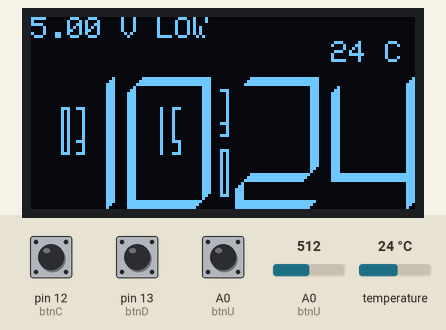
A sketch run on a simulated Arduino Uno, built with avr-gcc and run on an emulated ATmega328P. Shown: 128×64 one-colour display. Inputs (shaded band) come from the test bench; at power-on: pin 12 (btnC) HIGH, A0 (btnU) = 512, pin 13 (btnD) HIGH, A0 (btnU) HIGH, temperature 24 °C. The local clock reads 2024-03-15 10:24:30 at power-on unless the sketch sets it; what the sketch prints to the serial monitor is not drawn.

Above: at 0.1 s.
1.3 s: pin 12 (btnC) pulled LOW for 0.15 s
At 2.0 s:
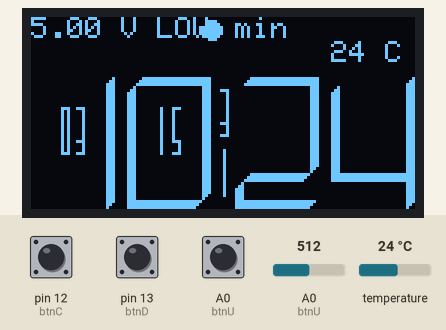
3.0 s: A0 (btnU) set to 657
At 3.3 s:
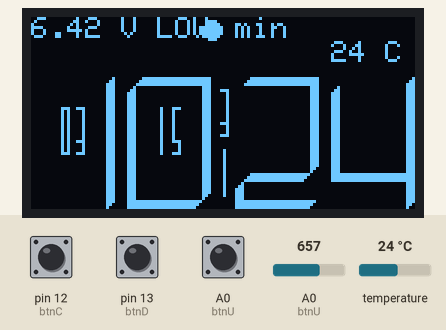
4.5 s: A0 (btnU) set to 676
At 5.6 s:
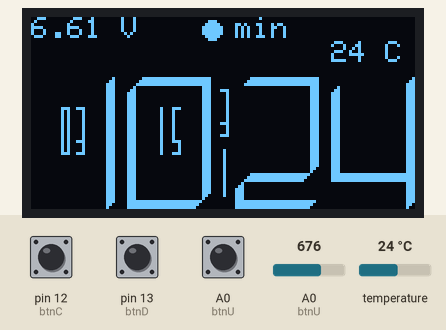
6.0 s: pin 13 (btnD) pulled LOW for 0.15 s
At 6.5 s:
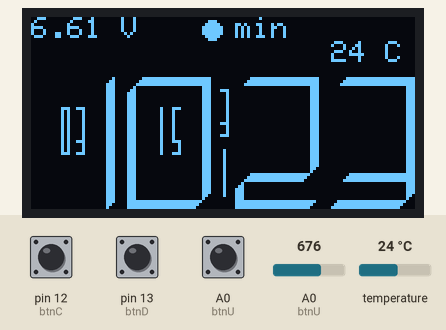
7.6 s: pin 12 (btnC) pulled LOW for 1 s
At 9.3 s:
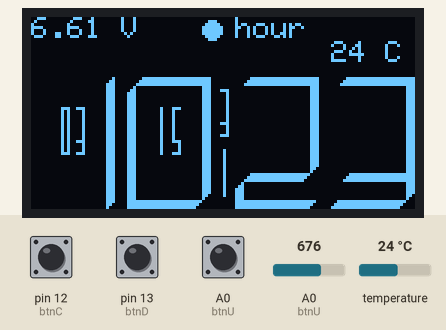
10.1 s: pin 13 (btnD) pulled LOW for 1 s
At 12.6 s:
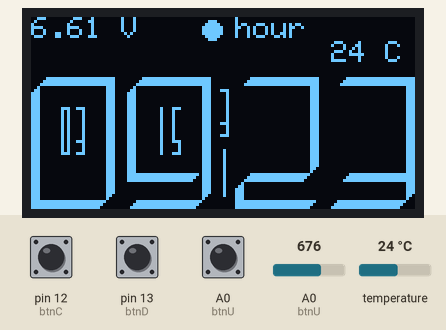
Timing chart, 0 to 13.6 s (numbered marks = the images above; inputs shaded):
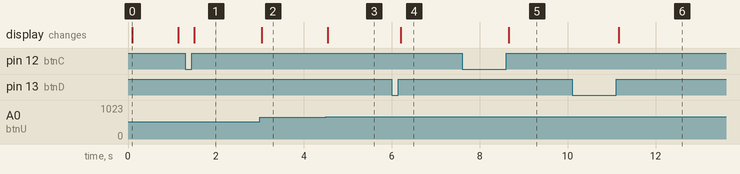

Measured:
- the behaviour switches between 664 and 665 on A0 (btnU) (found by bisection; images 2 and 3)
- after the input at 1.3 s, the display: changes after 0.21 s (image 1)
- after the input at 3.0 s, the display: changes at once (image 2)
- after the input at 4.5 s, the display: changes at once (image 3)
- after the input at 6.0 s, the display: changes after 0.20 s (image 4)
- after the input at 7.6 s, the display: changes after 1.1 s (image 5)
- after the input at 10.1 s, the display: changes after 1.1 s (image 6)

The sketch:

Watch.ino
```cpp
#include <Wire.h>
#include <ds3231.h>

#include <Adafruit_GFX.h>
#include <Adafruit_SSD1306.h>


// 'Big_1', 28x44px
const unsigned char numBig_1[] PROGMEM = {
  0x00, 0x00, 0x00, 0x10, 0x00, 0x00, 0x00, 0x30, 0x00, 0x00, 0x00, 0x70, 0x00, 0x00, 0x00, 0x70,
  0x00, 0x00, 0x00, 0x70, 0x00, 0x00, 0x00, 0x70, 0x00, 0x00, 0x00, 0x70, 0x00, 0x00, 0x00, 0x70,
  0x00, 0x00, 0x00, 0x70, 0x00, 0x00, 0x00, 0x70, 0x00, 0x00, 0x00, 0x70, 0x00, 0x00, 0x00, 0x70,
  0x00, 0x00, 0x00, 0x70, 0x00, 0x00, 0x00, 0x70, 0x00, 0x00, 0x00, 0x70, 0x00, 0x00, 0x00, 0x70,
  0x00, 0x00, 0x00, 0x70, 0x00, 0x00, 0x00, 0x70, 0x00, 0x00, 0x00, 0x70, 0x00, 0x00, 0x00, 0x70,
  0x00, 0x00, 0x00, 0x70, 0x00, 0x00, 0x00, 0x70, 0x00, 0x00, 0x00, 0x70, 0x00, 0x00, 0x00, 0x70,
  0x00, 0x00, 0x00, 0x70, 0x00, 0x00, 0x00, 0x70, 0x00, 0x00, 0x00, 0x70, 0x00, 0x00, 0x00, 0x70,
  0x00, 0x00, 0x00, 0x70, 0x00, 0x00, 0x00, 0x70, 0x00, 0x00, 0x00, 0x70, 0x00, 0x00, 0x00, 0x70,
  0x00, 0x00, 0x00, 0x70, 0x00, 0x00, 0x00, 0x70, 0x00, 0x00, 0x00, 0x70, 0x00, 0x00, 0x00, 0x70,
  0x00, 0x00, 0x00, 0x70, 0x00, 0x00, 0x00, 0x70, 0x00, 0x00, 0x00, 0x70, 0x00, 0x00, 0x00, 0x70,
  0x00, 0x00, 0x00, 0x70, 0x00, 0x00, 0x00, 0x70, 0x00, 0x00, 0x00, 0x60, 0x00, 0x00, 0x00, 0x40
};
// 'Big_3', 28x44px
const unsigned char numBig_3[] PROGMEM = {
  0x07, 0xff, 0xff, 0xf0, 0x0f, 0xff, 0xff, 0xf0, 0x1f, 0xff, 0xff, 0xf0, 0x00, 0x00, 0x00, 0x70,
  0x00, 0x00, 0x00, 0x70, 0x00, 0x00, 0x00, 0x70, 0x00, 0x00, 0x00, 0x70, 0x00, 0x00, 0x00, 0x70,
  0x00, 0x00, 0x00, 0x70, 0x00, 0x00, 0x00, 0x70, 0x00, 0x00, 0x00, 0x70, 0x00, 0x00, 0x00, 0x70,
  0x00, 0x00, 0x00, 0x70, 0x00, 0x00, 0x00, 0x70, 0x00, 0x00, 0x00, 0x70, 0x00, 0x00, 0x00, 0x70,
  0x00, 0x00, 0x00, 0x70, 0x00, 0x00, 0x00, 0x70, 0x00, 0x00, 0x00, 0x70, 0x00, 0x00, 0x00, 0x70,
  0x00, 0x00, 0x00, 0x70, 0x00, 0x00, 0x00, 0x70, 0x00, 0x00, 0x00, 0x70, 0x00, 0x00, 0x00, 0x70,
  0x00, 0x00, 0x00, 0x70, 0x00, 0x00, 0x00, 0x70, 0x00, 0x00, 0x00, 0x70, 0x00, 0x00, 0x00, 0x70,
  0x00, 0x00, 0x00, 0x70, 0x00, 0x00, 0x00, 0x70, 0x00, 0x00, 0x00, 0x70, 0x00, 0x00, 0x00, 0x70,
  0x03, 0xff, 0xff, 0xf0, 0x07, 0xff, 0xff, 0xf0, 0x0f, 0xff, 0xff, 0xf0, 0x00, 0x00, 0x00, 0x70,
  0x00, 0x00, 0x00, 0x70, 0x00, 0x00, 0x00, 0x70, 0x00, 0x00, 0x00, 0x70, 0x00, 0x00, 0x00, 0x60,
  0x00, 0x00, 0x00, 0x40, 0x3f, 0xff, 0xff, 0x80, 0x7f, 0xff, 0xff, 0x00, 0xff, 0xff, 0xfe, 0x00
};
// 'Big_4', 28x44px
const unsigned char numBig_4[] PROGMEM = {
  0x00, 0x00, 0x00, 0x10, 0x00, 0x00, 0x00, 0x30, 0x00, 0x00, 0x00, 0x70, 0x20, 0x00, 0x00, 0x70,
  0x60, 0x00, 0x00, 0x70, 0xe0, 0x00, 0x00, 0x70, 0xe0, 0x00, 0x00, 0x70, 0xe0, 0x00, 0x00, 0x70,
  0xe0, 0x00, 0x00, 0x70, 0xe0, 0x00, 0x00, 0x70, 0xe0, 0x00, 0x00, 0x70, 0xe0, 0x00, 0x00, 0x70,
  0xe0, 0x00, 0x00, 0x70, 0xe0, 0x00, 0x00, 0x70, 0xe0, 0x00, 0x00, 0x70, 0xe0, 0x00, 0x00, 0x70,
  0xe0, 0x00, 0x00, 0x70, 0xe0, 0x00, 0x00, 0x70, 0xe0, 0x00, 0x00, 0x70, 0xe0, 0x00, 0x00, 0x70,
  0xe0, 0x00, 0x00, 0x70, 0xe0, 0x00, 0x00, 0x70, 0xe0, 0x00, 0x00, 0x70, 0xe0, 0x00, 0x00, 0x70,
  0xe0, 0x00, 0x00, 0x70, 0xe0, 0x00, 0x00, 0x70, 0xe0, 0x00, 0x00, 0x70, 0xe0, 0x00, 0x00, 0x70,
  0xe0, 0x00, 0x00, 0x70, 0xe0, 0x00, 0x00, 0x70, 0xe0, 0x00, 0x00, 0x70, 0xe0, 0x00, 0x00, 0x70,
  0xff, 0xff, 0xff, 0xf0, 0xff, 0xff, 0xff, 0xf0, 0xff, 0xff, 0xff, 0xf0, 0x00, 0x00, 0x00, 0x70,
  0x00, 0x00, 0x00, 0x70, 0x00, 0x00, 0x00, 0x70, 0x00, 0x00, 0x00, 0x70, 0x00, 0x00, 0x00, 0x70,
  0x00, 0x00, 0x00, 0x70, 0x00, 0x00, 0x00, 0x70, 0x00, 0x00, 0x00, 0x60, 0x00, 0x00, 0x00, 0x40
};
// 'Big_2', 28x44px
const unsigned char numBig_2[] PROGMEM = {
  0x07, 0xff, 0xff, 0xf0, 0x0f, 0xff, 0xff, 0xf0, 0x1f, 0xff, 0xff, 0xf0, 0x00, 0x00, 0x00, 0x70,
  0x00, 0x00, 0x00, 0x70, 0x00, 0x00, 0x00, 0x70, 0x00, 0x00, 0x00, 0x70, 0x00, 0x00, 0x00, 0x70,
  0x00, 0x00, 0x00, 0x70, 0x00, 0x00, 0x00, 0x70, 0x00, 0x00, 0x00, 0x70, 0x00, 0x00, 0x00, 0x70,
  0x00, 0x00, 0x00, 0x70, 0x00, 0x00, 0x00, 0x70, 0x00, 0x00, 0x00, 0x70, 0x00, 0x00, 0x00, 0x70,
  0x00, 0x00, 0x00, 0x70, 0x00, 0x00, 0x00, 0x70, 0x00, 0x00, 0x00, 0x70, 0x00, 0x00, 0x00, 0x70,
  0x00, 0x00, 0x00, 0x70, 0x00, 0x00, 0x00, 0x70, 0x00, 0x00, 0x00, 0x70, 0x00, 0x00, 0x00, 0x70,
  0x00, 0x00, 0x00, 0x70, 0x00, 0x00, 0x00, 0x70, 0x00, 0x00, 0x00, 0x70, 0x00, 0x00, 0x00, 0x70,
  0x00, 0x00, 0x00, 0x70, 0x00, 0x00, 0x00, 0x70, 0x00, 0x00, 0x00, 0x60, 0x00, 0x00, 0x00, 0x40,
  0x07, 0xff, 0xff, 0x80, 0x0f, 0xff, 0xff, 0x00, 0x1f, 0xff, 0xfe, 0x00, 0x20, 0x00, 0x00, 0x00,
  0x60, 0x00, 0x00, 0x00, 0xe0, 0x00, 0x00, 0x00, 0xe0, 0x00, 0x00, 0x00, 0xe0, 0x00, 0x00, 0x00,
  0xe0, 0x00, 0x00, 0x00, 0xff, 0xff, 0xff, 0xe0, 0xff, 0xff, 0xff, 0xc0, 0xff, 0xff, 0xff, 0x80
};
// 'Big_8', 28x44px
const unsigned char numBig_8[] PROGMEM = {
  0x07, 0xff, 0xff, 0xf0, 0x0f, 0xff, 0xff, 0xf0, 0x1f, 0xff, 0xff, 0xf0, 0x20, 0x00, 0x00, 0x70,
  0x60, 0x00, 0x00, 0x70, 0xe0, 0x00, 0x00, 0x70, 0xe0, 0x00, 0x00, 0x70, 0xe0, 0x00, 0x00, 0x70,
  0xe0, 0x00, 0x00, 0x70, 0xe0, 0x00, 0x00, 0x70, 0xe0, 0x00, 0x00, 0x70, 0xe0, 0x00, 0x00, 0x70,
  0xe0, 0x00, 0x00, 0x70, 0xe0, 0x00, 0x00, 0x70, 0xe0, 0x00, 0x00, 0x70, 0xe0, 0x00, 0x00, 0x70,
  0xe0, 0x00, 0x00, 0x70, 0xe0, 0x00, 0x00, 0x70, 0xe0, 0x00, 0x00, 0x70, 0xe0, 0x00, 0x00, 0x70,
  0xe0, 0x00, 0x00, 0x70, 0xe0, 0x00, 0x00, 0x70, 0xe0, 0x00, 0x00, 0x70, 0xe0, 0x00, 0x00, 0x70,
  0xe0, 0x00, 0x00, 0x70, 0xe0, 0x00, 0x00, 0x70, 0xe0, 0x00, 0x00, 0x70, 0xe0, 0x00, 0x00, 0x70,
  0xe0, 0x00, 0x00, 0x70, 0xe0, 0x00, 0x00, 0x70, 0xe0, 0x00, 0x00, 0x70, 0xe0, 0x00, 0x00, 0x70,
  0xff, 0xff, 0xff, 0x70, 0xff, 0xff, 0xfe, 0x70, 0xff, 0xff, 0xfc, 0x70, 0xe0, 0x00, 0x00, 0x70,
  0xe0, 0x00, 0x00, 0x70, 0xe0, 0x00, 0x00, 0x70, 0xe0, 0x00, 0x00, 0x70, 0xe0, 0x00, 0x00, 0x60,
  0xe0, 0x00, 0x00, 0x40, 0xff, 0xff, 0xff, 0x80, 0xff, 0xff, 0xff, 0x00, 0xff, 0xff, 0xfe, 0x00
};
// 'Big_7', 28x44px
const unsigned char numBig_7[] PROGMEM = {
  0x3f, 0xff, 0xff, 0xf0, 0x7f, 0xff, 0xff, 0xf0, 0xff, 0xff, 0xff, 0xf0, 0x00, 0x00, 0x00, 0x70,
  0x00, 0x00, 0x00, 0x70, 0x00, 0x00, 0x00, 0x70, 0x00, 0x00, 0x00, 0x70, 0x00, 0x00, 0x00, 0x70,
  0x00, 0x00, 0x00, 0x70, 0x00, 0x00, 0x00, 0x70, 0x00, 0x00, 0x00, 0x70, 0x00, 0x00, 0x00, 0x70,
  0x00, 0x00, 0x00, 0x70, 0x00, 0x00, 0x00, 0x70, 0x00, 0x00, 0x00, 0x70, 0x00, 0x00, 0x00, 0x70,
  0x00, 0x00, 0x00, 0x70, 0x00, 0x00, 0x00, 0x70, 0x00, 0x00, 0x00, 0x70, 0x00, 0x00, 0x00, 0x70,
  0x00, 0x00, 0x00, 0x70, 0x00, 0x00, 0x00, 0x70, 0x00, 0x00, 0x00, 0x70, 0x00, 0x00, 0x00, 0x70,
  0x00, 0x00, 0x00, 0x70, 0x00, 0x00, 0x00, 0x70, 0x00, 0x00, 0x00, 0x70, 0x00, 0x00, 0x00, 0x70,
  0x00, 0x00, 0x00, 0x70, 0x00, 0x00, 0x00, 0x70, 0x00, 0x00, 0x00, 0x70, 0x00, 0x00, 0x00, 0x70,
  0x00, 0x00, 0x00, 0x70, 0x00, 0x00, 0x00, 0x70, 0x00, 0x00, 0x00, 0x70, 0x00, 0x00, 0x00, 0x70,
  0x00, 0x00, 0x00, 0x70, 0x00, 0x00, 0x00, 0x70, 0x00, 0x00, 0x00, 0x70, 0x00, 0x00, 0x00, 0x70,
  0x00, 0x00, 0x00, 0x70, 0x00, 0x00, 0x00, 0x70, 0x00, 0x00, 0x00, 0x60, 0x00, 0x00, 0x00, 0x40
};
// 'Big_0', 28x44px
const unsigned char numBig_0[] PROGMEM = {
  0x07, 0xff, 0xff, 0xf0, 0x0f, 0xff, 0xff, 0xf0, 0x1f, 0xff, 0xff, 0xf0, 0x20, 0x00, 0x00, 0x70,
  0x60, 0x00, 0x00, 0x70, 0xe0, 0x00, 0x00, 0x70, 0xe0, 0x00, 0x00, 0x70, 0xe0, 0x00, 0x00, 0x70,
  0xe0, 0x00, 0x00, 0x70, 0xe0, 0x00, 0x00, 0x70, 0xe0, 0x00, 0x00, 0x70, 0xe0, 0x00, 0x00, 0x70,
  0xe0, 0x00, 0x00, 0x70, 0xe0, 0x00, 0x00, 0x70, 0xe0, 0x00, 0x00, 0x70, 0xe0, 0x00, 0x00, 0x70,
  0xe0, 0x00, 0x00, 0x70, 0xe0, 0x00, 0x00, 0x70, 0xe0, 0x00, 0x00, 0x70, 0xe0, 0x00, 0x00, 0x70,
  0xe0, 0x00, 0x00, 0x70, 0xe0, 0x00, 0x00, 0x70, 0xe0, 0x00, 0x00, 0x70, 0xe0, 0x00, 0x00, 0x70,
  0xe0, 0x00, 0x00, 0x70, 0xe0, 0x00, 0x00, 0x70, 0xe0, 0x00, 0x00, 0x70, 0xe0, 0x00, 0x00, 0x70,
  0xe0, 0x00, 0x00, 0x70, 0xe0, 0x00, 0x00, 0x70, 0xe0, 0x00, 0x00, 0x70, 0xe0, 0x00, 0x00, 0x70,
  0xe0, 0x00, 0x00, 0x70, 0xe0, 0x00, 0x00, 0x70, 0xe0, 0x00, 0x00, 0x70, 0xe0, 0x00, 0x00, 0x70,
  0xe0, 0x00, 0x00, 0x70, 0xe0, 0x00, 0x00, 0x70, 0xe0, 0x00, 0x00, 0x70, 0xe0, 0x00, 0x00, 0x60,
  0xe0, 0x00, 0x00, 0x40, 0xff, 0xff, 0xff, 0x80, 0xff, 0xff, 0xff, 0x00, 0xff, 0xff, 0xfe, 0x00
};
// 'Big_6', 28x44px
const unsigned char numBig_6[] PROGMEM = {
  0x07, 0xff, 0xff, 0xf0, 0x0f, 0xff, 0xff, 0xf0, 0x1f, 0xff, 0xff, 0xf0, 0x20, 0x00, 0x00, 0x00,
  0x60, 0x00, 0x00, 0x00, 0xe0, 0x00, 0x00, 0x00, 0xe0, 0x00, 0x00, 0x00, 0xe0, 0x00, 0x00, 0x00,
  0xe0, 0x00, 0x00, 0x00, 0xe0, 0x00, 0x00, 0x00, 0xe0, 0x00, 0x00, 0x00, 0xe0, 0x00, 0x00, 0x00,
  0xe0, 0x00, 0x00, 0x00, 0xe0, 0x00, 0x00, 0x00, 0xe0, 0x00, 0x00, 0x00, 0xe0, 0x00, 0x00, 0x00,
  0xe0, 0x00, 0x00, 0x00, 0xe0, 0x00, 0x00, 0x00, 0xe0, 0x00, 0x00, 0x00, 0xe0, 0x00, 0x00, 0x00,
  0xe0, 0x00, 0x00, 0x00, 0xe0, 0x00, 0x00, 0x00, 0xe0, 0x00, 0x00, 0x00, 0xe0, 0x00, 0x00, 0x00,
  0xe0, 0x00, 0x00, 0x00, 0xe0, 0x00, 0x00, 0x00, 0xe0, 0x00, 0x00, 0x00, 0xe0, 0x00, 0x00, 0x00,
  0xe0, 0x00, 0x00, 0x00, 0xe0, 0x00, 0x00, 0x00, 0xe0, 0x00, 0x00, 0x00, 0xe0, 0x00, 0x00, 0x00,
  0xe3, 0xff, 0xff, 0xf0, 0xe7, 0xff, 0xff, 0xf0, 0xef, 0xff, 0xff, 0xf0, 0xe0, 0x00, 0x00, 0x70,
  0xe0, 0x00, 0x00, 0x70, 0xe0, 0x00, 0x00, 0x70, 0xe0, 0x00, 0x00, 0x70, 0xe0, 0x00, 0x00, 0x60,
  0xe0, 0x00, 0x00, 0x40, 0xff, 0xff, 0xff, 0x80, 0xff, 0xff, 0xff, 0x00, 0xff, 0xff, 0xfe, 0x00
};
// 'Big_5', 28x44px
const unsigned char numBig_5[] PROGMEM = {
  0x07, 0xff, 0xff, 0xe0, 0x0f, 0xff, 0xff, 0xc0, 0x1f, 0xff, 0xff, 0x80, 0x20, 0x00, 0x00, 0x00,
  0x60, 0x00, 0x00, 0x00, 0xe0, 0x00, 0x00, 0x00, 0xe0, 0x00, 0x00, 0x00, 0xe0, 0x00, 0x00, 0x00,
  0xe0, 0x00, 0x00, 0x00, 0xe0, 0x00, 0x00, 0x00, 0xe0, 0x00, 0x00, 0x00, 0xe0, 0x00, 0x00, 0x00,
  0xe0, 0x00, 0x00, 0x00, 0xe0, 0x00, 0x00, 0x00, 0xe0, 0x00, 0x00, 0x00, 0xe0, 0x00, 0x00, 0x00,
  0xe0, 0x00, 0x00, 0x00, 0xe0, 0x00, 0x00, 0x00, 0xe0, 0x00, 0x00, 0x00, 0xe0, 0x00, 0x00, 0x00,
  0xe0, 0x00, 0x00, 0x00, 0xe0, 0x00, 0x00, 0x00, 0xe0, 0x00, 0x00, 0x00, 0xe0, 0x00, 0x00, 0x00,
  0xe0, 0x00, 0x00, 0x00, 0xe0, 0x00, 0x00, 0x00, 0xe0, 0x00, 0x00, 0x00, 0xe0, 0x00, 0x00, 0x00,
  0xe0, 0x00, 0x00, 0x00, 0xe0, 0x00, 0x00, 0x00, 0xe0, 0x00, 0x00, 0x00, 0xe0, 0x00, 0x00, 0x00,
  0xff, 0xff, 0xff, 0xf0, 0xff, 0xff, 0xff, 0xf0, 0xff, 0xff, 0xff, 0xf0, 0x00, 0x00, 0x00, 0x70,
  0x00, 0x00, 0x00, 0x70, 0x00, 0x00, 0x00, 0x70, 0x00, 0x00, 0x00, 0x70, 0x00, 0x00, 0x00, 0x60,
  0x00, 0x00, 0x00, 0x40, 0x1f, 0xff, 0xff, 0x80, 0x3f, 0xff, 0xff, 0x00, 0x7f, 0xff, 0xfe, 0x00
};
// 'Big_9', 28x44px
const unsigned char numBig_9[] PROGMEM = {
  0x07, 0xff, 0xff, 0xf0, 0x0f, 0xff, 0xff, 0xf0, 0x1f, 0xff, 0xff, 0xf0, 0x20, 0x00, 0x00, 0x70,
  0x60, 0x00, 0x00, 0x70, 0xe0, 0x00, 0x00, 0x70, 0xe0, 0x00, 0x00, 0x70, 0xe0, 0x00, 0x00, 0x70,
  0xe0, 0x00, 0x00, 0x70, 0xe0, 0x00, 0x00, 0x70, 0xe0, 0x00, 0x00, 0x70, 0xe0, 0x00, 0x00, 0x70,
  0xe0, 0x00, 0x00, 0x70, 0xe0, 0x00, 0x00, 0x70, 0xe0, 0x00, 0x00, 0x70, 0xe0, 0x00, 0x00, 0x70,
  0xe0, 0x00, 0x00, 0x70, 0xe0, 0x00, 0x00, 0x70, 0xe0, 0x00, 0x00, 0x70, 0xe0, 0x00, 0x00, 0x70,
  0xe0, 0x00, 0x00, 0x70, 0xe0, 0x00, 0x00, 0x70, 0xe0, 0x00, 0x00, 0x70, 0xe0, 0x00, 0x00, 0x70,
  0xe0, 0x00, 0x00, 0x70, 0xe0, 0x00, 0x00, 0x70, 0xe0, 0x00, 0x00, 0x70, 0xe0, 0x00, 0x00, 0x70,
  0xe0, 0x00, 0x00, 0x70, 0xe0, 0x00, 0x00, 0x70, 0xe0, 0x00, 0x00, 0x70, 0xe0, 0x00, 0x00, 0x70,
  0xff, 0xff, 0xff, 0x70, 0xff, 0xff, 0xfe, 0x70, 0xff, 0xff, 0xfc, 0x70, 0x00, 0x00, 0x00, 0x70,
  0x00, 0x00, 0x00, 0x70, 0x00, 0x00, 0x00, 0x70, 0x00, 0x00, 0x00, 0x70, 0x00, 0x00, 0x00, 0x60,
  0x00, 0x00, 0x00, 0x40, 0x1f, 0xff, 0xff, 0x80, 0x3f, 0xff, 0xff, 0x00, 0x7f, 0xff, 0xfe, 0x00
};

// Array of all bitmaps for convenience. (Total bytes used to store images in PROGMEM = 1920)
const unsigned char* numBig[10] = {
  numBig_0,
  numBig_1,
  numBig_2,
  numBig_3,
  numBig_4,
  numBig_5,
  numBig_6,
  numBig_7,
  numBig_8,
  numBig_9
};


// 'Little_0', 3x16px
const unsigned char numLittle_0[] PROGMEM = {
  0xe0, 0xa0, 0xa0, 0xa0, 0xa0, 0xa0, 0xa0, 0xa0, 0xa0, 0xa0, 0xa0, 0xa0, 0xa0, 0xa0, 0xa0, 0xe0
};
// 'Little_4', 3x16px
const unsigned char numLittle_4[] PROGMEM = {
  0xa0, 0xa0, 0xa0, 0xa0, 0xa0, 0xa0, 0xa0, 0xa0, 0xa0, 0xa0, 0xa0, 0xe0, 0x20, 0x20, 0x20, 0x20
};
// 'Little_5', 3x16px
const unsigned char numLittle_5[] PROGMEM = {
  0xe0, 0x80, 0x80, 0x80, 0x80, 0x80, 0x80, 0x80, 0x80, 0x80, 0x80, 0xe0, 0x20, 0x20, 0x20, 0xe0
};
// 'Little_6', 3x16px
const unsigned char numLittle_6[] PROGMEM = {
  0xe0, 0x80, 0x80, 0x80, 0x80, 0x80, 0x80, 0x80, 0x80, 0x80, 0x80, 0xe0, 0xa0, 0xa0, 0xa0, 0xe0
};
// 'Little_8', 3x16px
const unsigned char numLittle_8[] PROGMEM = {
  0xe0, 0xa0, 0xa0, 0xa0, 0xa0, 0xa0, 0xa0, 0xa0, 0xa0, 0xa0, 0xa0, 0xe0, 0xa0, 0xa0, 0xa0, 0xe0
};
// 'Little_1', 3x16px
const unsigned char numLittle_1[] PROGMEM = {
  0x40, 0x40, 0x40, 0x40, 0x40, 0x40, 0x40, 0x40, 0x40, 0x40, 0x40, 0x40, 0x40, 0x40, 0x40, 0x40
};
// 'Little_7', 3x16px
const unsigned char numLittle_7[] PROGMEM = {
  0xe0, 0x20, 0x20, 0x20, 0x20, 0x20, 0x20, 0x20, 0x20, 0x20, 0x20, 0x20, 0x20, 0x20, 0x20, 0x20
};
// 'Little_9', 3x16px
const unsigned char numLittle_9[] PROGMEM = {
  0xe0, 0xa0, 0xa0, 0xa0, 0xa0, 0xa0, 0xa0, 0xa0, 0xa0, 0xa0, 0xa0, 0xe0, 0x20, 0x20, 0x20, 0xe0
};
// 'Little_2', 3x16px
const unsigned char numLittle_2[] PROGMEM = {
  0xe0, 0x20, 0x20, 0x20, 0x20, 0x20, 0x20, 0x20, 0x20, 0x20, 0x20, 0xe0, 0x80, 0x80, 0x80, 0xe0
};
// 'Little_3', 3x16px
const unsigned char numLittle_3[] PROGMEM = {
  0xe0, 0x20, 0x20, 0x20, 0x20, 0x20, 0x20, 0x20, 0x20, 0x20, 0x20, 0xe0, 0x20, 0x20, 0x20, 0xe0
};

// Array of all bitmaps for convenience. (Total bytes used to store images in PROGMEM = 320)
const unsigned char* numLittle[10] = {
  numLittle_0,
  numLittle_1,
  numLittle_2,
  numLittle_3,
  numLittle_4,
  numLittle_5,
  numLittle_6,
  numLittle_7,
  numLittle_8,
  numLittle_9
};


long _lastChecked = -10000;
long _buttonTimer;
const int holdLimit = 1500;

struct ts timeToShow;
int editing = -1;
int lastPressedBtn;

int btnU = 14;
int btnC = 12;
int btnD = 13;


// ------------------------------------------------ Display ------------------------------------------------

#include <Wire.h>
#include <Adafruit_GFX.h>
#include <Adafruit_SSD1306.h>

Adafruit_SSD1306 display(128, 64, &Wire, -1);
void DisplaySetup() {
  Serial.println("initializing Display");
  // initialize OLED display with I2C address 0x3C
  if (!display.begin(SSD1306_SWITCHCAPVCC, 0x3C)) {
    Serial.println(F("failed to start SSD1306 OLED"));
    while (1)
      ;
  }

  display.clearDisplay();  // clear display
  display.setCursor(0, 0);
  display.setTextColor(SSD1306_WHITE);
  display.display();
  Serial.println("Display Initialized");
}

// ------------------------------------------------------------------------------------------------

void setup() {
  Serial.begin(115200);

  DisplaySetup();

  // pinMode(LED_BUILTIN, OUTPUT);
  Serial.println("Setting up buttons");
  pinMode(btnU, INPUT_PULLUP);
  pinMode(btnC, INPUT_PULLUP);
  pinMode(btnD, INPUT_PULLUP);
  Serial.println("buttons set up");


  Wire.begin();
  DS3231_init(DS3231_CONTROL_INTCN);
}

void loop() {
  printVolts();

  if (editing < 0) {
    if (millis() - _lastChecked > 1000) {
      _lastChecked = millis();
      DS3231_get(&timeToShow);
      // Serial.print(timeToShow.hour);
      // Serial.print(":");
      // Serial.print(timeToShow.min);
      // Serial.print(":");
      // Serial.println(timeToShow.sec);
      ShowTime();
    }
  }

  display.fillRect(115, 0, 13, 8, SSD1306_BLACK);
  if (digitalRead(btnU) && digitalRead(btnC) && digitalRead(btnD)) {
    if (_buttonTimer > 150) {
      buttonPressed();
    }

    _buttonTimer = millis();
    lastPressedBtn = -1;
  } else {
    if (!digitalRead(btnU)) {
      lastPressedBtn = btnU;
    } else if (!digitalRead(btnC)) {
      lastPressedBtn = btnC;
    } else if (!digitalRead(btnD)) {
      lastPressedBtn = btnD;
    }
  }

  if (editing >= 0 != (lastPressedBtn == btnC && millis() - _buttonTimer > holdLimit)) {
    display.fillCircle(60, 4, 3, SSD1306_WHITE);
  } else {
    display.fillCircle(60, 4, 3, SSD1306_BLACK);
  }

  display.display();
}

void buttonPressed() {
  if (lastPressedBtn == btnC) {
    if (millis() - _buttonTimer > holdLimit) {
      if (editing < 0) {
        editing = 0;
      } else {
        editing = -1;
        DS3231_set(timeToShow);
      }
    } else {
      editing++;
      editing %= 4;
    }
  } else if (lastPressedBtn == btnU) {
    if (editing == 0) {
      timeToShow.min++;
    } else if (editing == 1) {
      timeToShow.hour++;
    } else if (editing == 2) {
      timeToShow.mday++;
    } else if (editing == 3) {
      timeToShow.mon++;
    }
  } else if (lastPressedBtn == btnD) {
    if (editing == 0) {
      if (timeToShow.min == 0) {
        timeToShow.min = 60;
      }
      timeToShow.min--;
    } else if (editing == 1) {
      if (timeToShow.hour == 0) {
        timeToShow.hour = 24;
      }
      timeToShow.hour--;
    } else if (editing == 2) {
      if (timeToShow.mday == 0) {
        timeToShow.mday = 32;
      }
      timeToShow.mday--;
    } else if (editing == 3) {
      if (timeToShow.mon == 0) {
        timeToShow.mon = 13;
      }
      timeToShow.mon--;
    }
  }
  ShowTime();
}

void ShowTime() {
  timeToShow.min %= 60;
  timeToShow.hour %= 24;
  timeToShow.mday %= 32;
  timeToShow.mon %= 13;

  display.setCursor(68, 0);
  display.fillRect(68, 0, 32, 8, SSD1306_BLACK);
  if (editing == 0) {
    display.print("min");
  } else if (editing == 1) {
    display.print("hour");
  } else if (editing == 2) {
    display.print("day");
  } else if (editing == 3) {
    display.print("mon");
  }

  display.fillRect(0, 20, 128, 44, SSD1306_BLACK);

  display.drawBitmap(0, 20, numBig[timeToShow.hour / 10], 28, 44, SSD1306_WHITE);
  display.drawBitmap(32, 20, numBig[timeToShow.hour % 10], 28, 44, SSD1306_WHITE);
  display.drawBitmap(68, 20, numBig[timeToShow.min / 10], 28, 44, SSD1306_WHITE);
  display.drawBitmap(100, 20, numBig[timeToShow.min % 10], 28, 44, SSD1306_WHITE);

  display.drawBitmap(63, 24, numLittle[timeToShow.sec / 10], 3, 16, SSD1306_WHITE);
  display.drawBitmap(63, 44, numLittle[timeToShow.sec % 10], 3, 16, SSD1306_WHITE);

  display.drawBitmap(10, 30, numLittle[timeToShow.mon / 10], 3, 16, SSD1306_WHITE);
  display.drawBitmap(15, 30, numLittle[timeToShow.mon % 10], 3, 16, SSD1306_WHITE);

  display.drawBitmap(42, 30, numLittle[timeToShow.mday / 10], 3, 16, SSD1306_WHITE);
  display.drawBitmap(47, 30, numLittle[timeToShow.mday % 10], 3, 16, SSD1306_WHITE);

  display.fillRect(100, 8, 28, 8, SSD1306_BLACK);
  display.setCursor(100, 8);
  display.print((int)DS3231_get_treg());
  display.print(" C");
}

void printVolts() {
  display.fillRect(0, 0, 60, 8, SSD1306_BLACK);
  int sensorValue = analogRead(A0);                    //read the A0 pin value
  float voltage = sensorValue * (5.00 / 1023.00) * 2;  //convert the value to a true voltage.
  display.setCursor(0, 0);
  display.print(voltage);  //print the voltage to LCD
  display.print(" V");
  if (voltage < 6.50)  //set the voltage considered low battery here
  {
    display.print(" LOW");
  }
}
```
